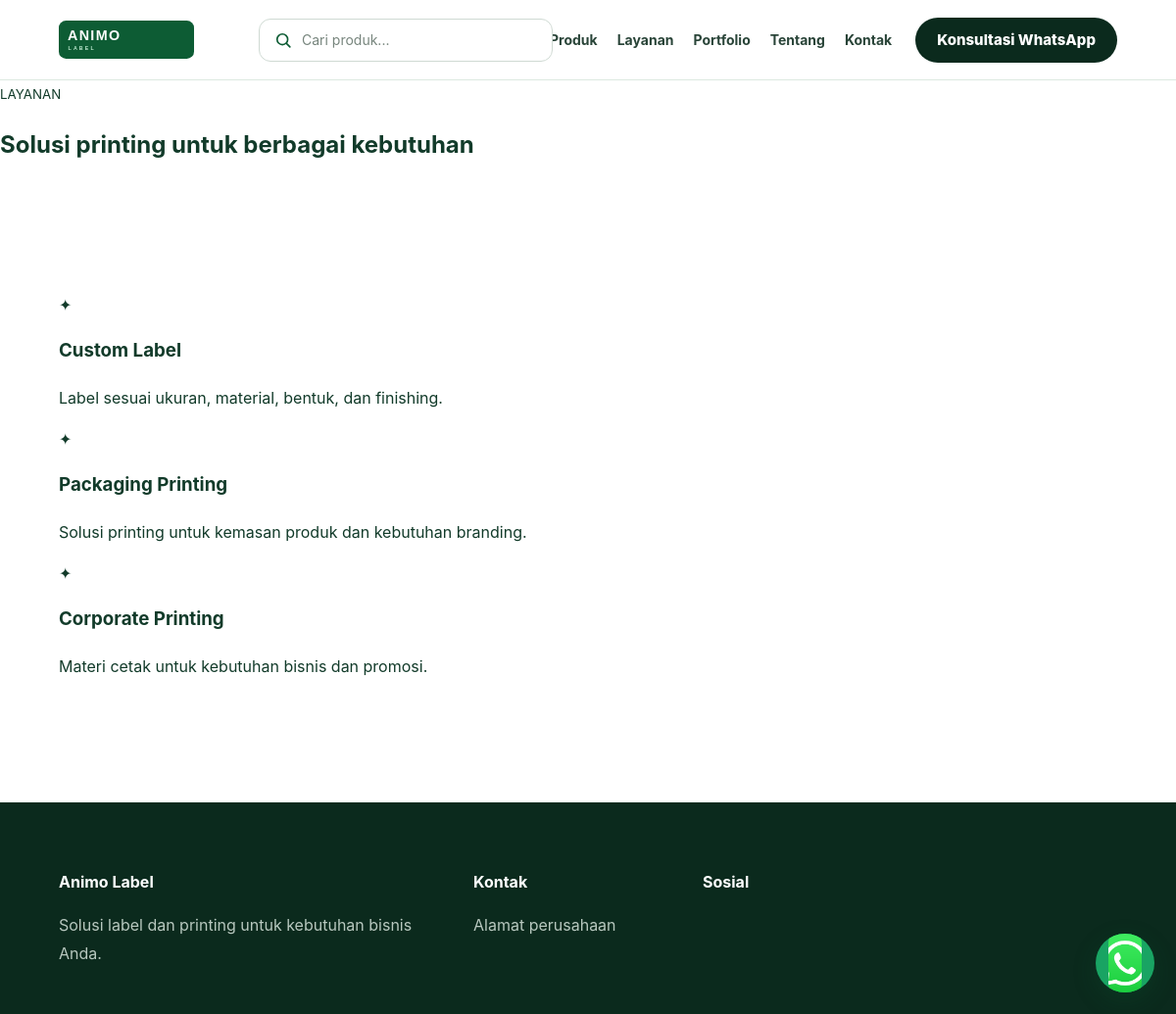
The page /layanan.php on the database as committed earlier.
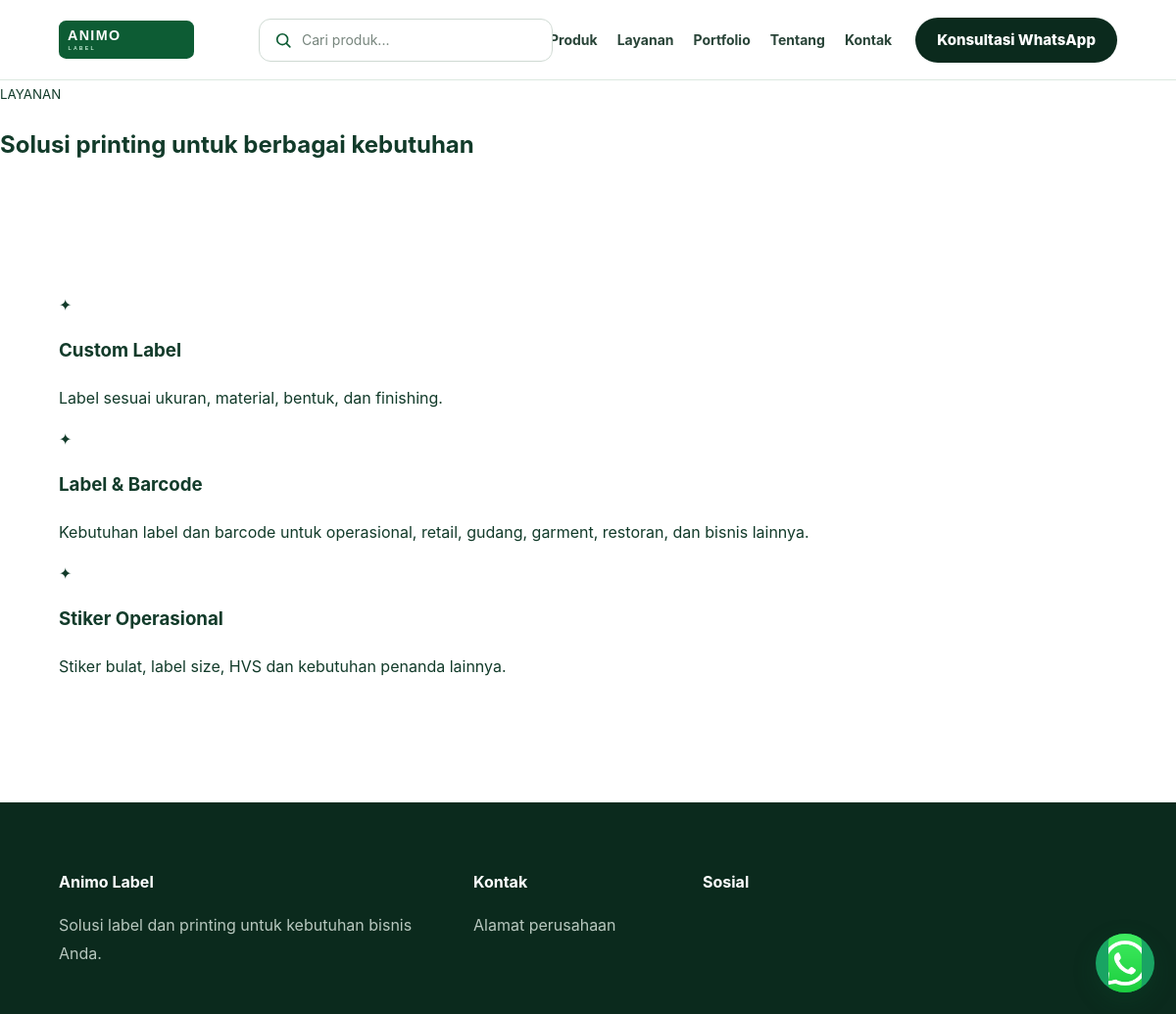
The same page on the database as committed later.
### tables this page shows
CREATE TABLE IF NOT EXISTS services(id INT AUTO_INCREMENT PRIMARY KEY,name VARCHAR(160) NOT NULL,description TEXT,sort_order INT DEFAULT 0,active TINYINT DEFAULT 1);

### includes/functions.php (called while the page is built, shortened)
<?php
function e($v){return htmlspecialchars((string)$v,ENT_QUOTES,'UTF-8');}

### layanan.php (the view)
<?php $title='Layanan';require __DIR__.'/includes/header.php';$rows=$pdo->query("SELECT * FROM services WHERE active=1 ORDER BY sort_order,id")->fetchAll();?><section class="pagehead"><small>LAYANAN</small><h1>Solusi printing untuk berbagai kebutuhan</h1></section><section class="section"><div class="grid service-grid"><?php foreach($rows as $r):?><article class="service"><div class="icon">✦</div><h3><?=e($r['name'])?></h3><p><?=e($r['description'])?></p></article><?php endforeach;?></div></section><?php require __DIR__.'/includes/footer.php';?>

Rows that differ between the two databases and show on the page:
removed services: name "Packaging Printing", description "Solusi printing untuk kemasan produk dan kebutuhan branding."
removed services: name "Corporate Printing", description "Materi cetak untuk kebutuhan bisnis dan promosi."
added services: name "Label & Barcode", description "Kebutuhan label dan barcode untuk operasional, retail, gudang, garment, restoran, dan bisnis lainnya."
added services: name "Stiker Operasional", description "Stiker bulat, label size, HVS dan kebutuhan penanda lainnya."
